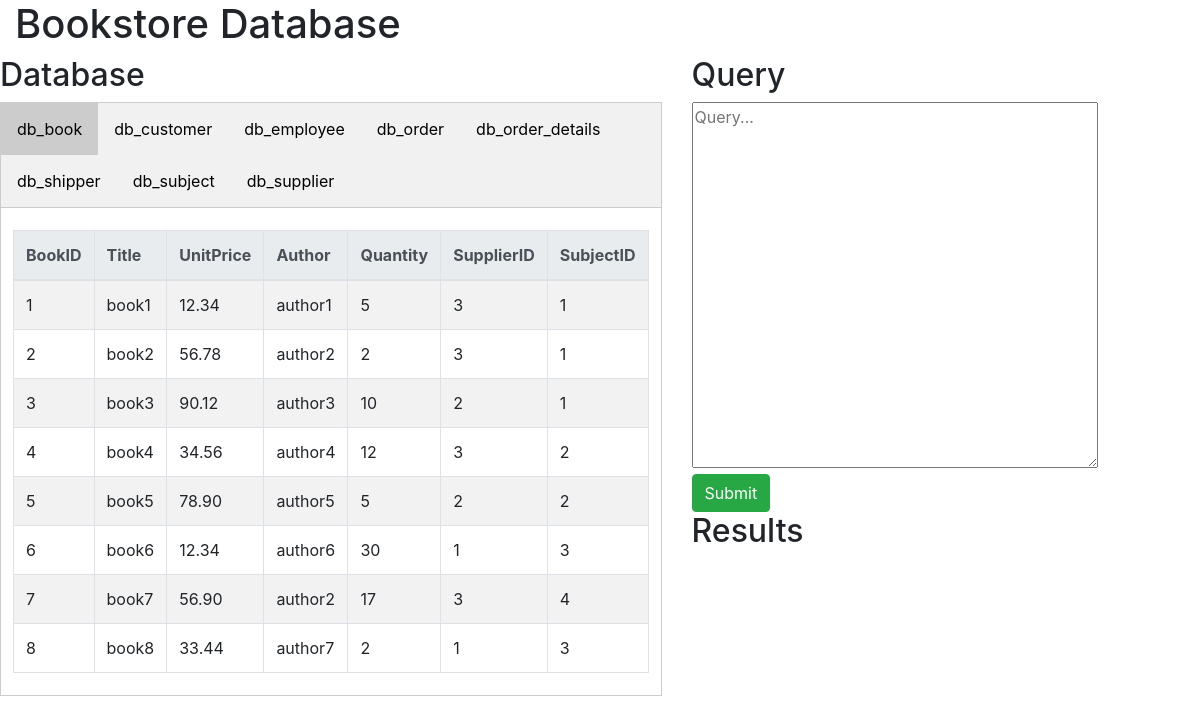
The page / on the database its author committed.
### tables this page shows
CREATE TABLE db_book (
	BookID int,
	Title varchar(255),
	UnitPrice decimal(9,2),
	Author varchar(255),
	Quantity int,
	SupplierID int REFERENCES db_supplier.SupplierID,
	SubjectID int REFERENCES db_subject.SubjectiD,
	PRIMARY KEY (BookID)
);

### src/table_builder.php (the view)
<?php
function buildTabs($conn) {
	$table_query = "SHOW TABLES;";
	$db_tables = $conn->query($table_query);
	$names = array();
	while($row = $db_tables->fetch_array()) {
		array_push($names, $row[0]);
	}
	echo "<div class=\"tab\">";
		foreach ($names as $name) {
			echo "<button class=\"tablinks\" onclick=\"openTab(event, '" . $name . "')\" id=\"" . $name . "Button" . "\">" . $name . "</button>";
		}
	echo "</div>";
	foreach ($names as $name) {
		echo "<div id=\"" . $name . "\" class=\"tabcontent\">";
		echo "\t<table class=\"table table-bordered table-striped\">";
		$data_query = "SELECT * FROM " . $name . ";";
		$data_result = $conn->query($data_query);
		echo buildTableFromResult($data_result);
		echo "\t</table>";
		echo "</div>";
	}
}
function buildTableFromResult($result) {
	$fields = $result->fetch_fields();
	echo "<table class=\"table table-bordered table-striped\">";
		echo "<thead class=\"thead-light\">";
		echo "<tr>";
			foreach($fields as $field) {
				echo "<th>" . $field->name . "</th>";
			}
		echo "</tr>";
		echo "</thead>";
		echo "<tbody>";
			while($row = $result->fetch_assoc()) {
				echo "<tr>";
				foreach($fields as $field) {
					echo "<td>" . $row[$field->name] . "</td>";
				}
				echo "</tr>";
			}
		echo "</tbody>";
	echo "</table>";
}
?>

### src/index.php (shortened to what this page needs)
<?php
include 'db_connection.php';
include 'table_builder.php';
$conn = OpenCon();
$query = NULL;
?>
<!DOCTYPE html>
<html>
<head>
<link rel="stylesheet" href="https://maxcdn.bootstrapcdn.com/bootstrap/4.4.1/css/bootstrap.min.css">
</head>
<body>
<div class="container-fluid">
	<h1>Bookstore Database</h1>
</div>
<div class="row">
	<div class="col">
		<h2>Database</h2>
		<?php buildTabs($conn); ?>
	</div>
	<div class="col">
		<h2>Query</h2>
		<form action="index.php" method="post"><?php
			if(isset($query)) {
				echo "<textarea name=\"query\" rows=\"15\" style=\"width:80%;\" placeholder=\"Query...\">" . $query;
			} else {
				echo "<textarea name=\"query\" rows=\"15\" style=\"width:80%;\" placeholder=\"Query...\">";
			}
			?></textarea>
			<br>
			<input type="submit" class="btn btn-success">
		</form>
		<h2>Results</h2>
	</div>
</div>
</body>
</html>

### src/index.php (style rules this page uses)
.tab { overflow: hidden; border: 1px solid #ccc; background-color: #f1f1f1; }
.tab button { background-color: inherit; float: left; border: none; outline: none; cursor: pointer; padding: 14px 16px; transition: 0.3s; }
.tab button.active { background-color: #ccc; }
.tabcontent { display: none; padding: 6px 12px; border: 1px solid #ccc; border-top: none; }

### rows shown on the page
db_book: BookID "1", Title "book1", UnitPrice "12.34", Author "author1", Quantity "5", SupplierID "3", SubjectID "1"
db_book: BookID "2", Title "book2", UnitPrice "56.78", Author "author2", Quantity "2", SupplierID "3", SubjectID "1"
db_book: BookID "3", Title "book3", UnitPrice "90.12", Author "author3", Quantity "10", SupplierID "2", SubjectID "1"
db_book: BookID "4", Title "book4", UnitPrice "34.56", Author "author4", Quantity "12", SupplierID "3", SubjectID "2"
db_book: BookID "5", Title "book5", UnitPrice "78.90", Author "author5", Quantity "5", SupplierID "2", SubjectID "2"
db_book: BookID "6", Title "book6", UnitPrice "12.34", Author "author6", Quantity "30", SupplierID "1", SubjectID "3"
db_book: BookID "7", Title "book7", UnitPrice "56.90", Author "author2", Quantity "17", SupplierID "3", SubjectID "4"
db_book: BookID "8", Title "book8", UnitPrice "33.44", Author "author7", Quantity "2", SupplierID "1", SubjectID "3"

### other values the page prints
$name "db_book"
$name "db_customer"
$name "db_employee"
$name "db_order"
$name "db_order_details"
$name "db_shipper"
$name "db_subject"
$name "db_supplier"
$field->name "BookID"
$field->name "Title"
$field->name "UnitPrice"
$field->name "Author"
$field->name "Quantity"
$field->name "SupplierID"
$field->name "SubjectID"
